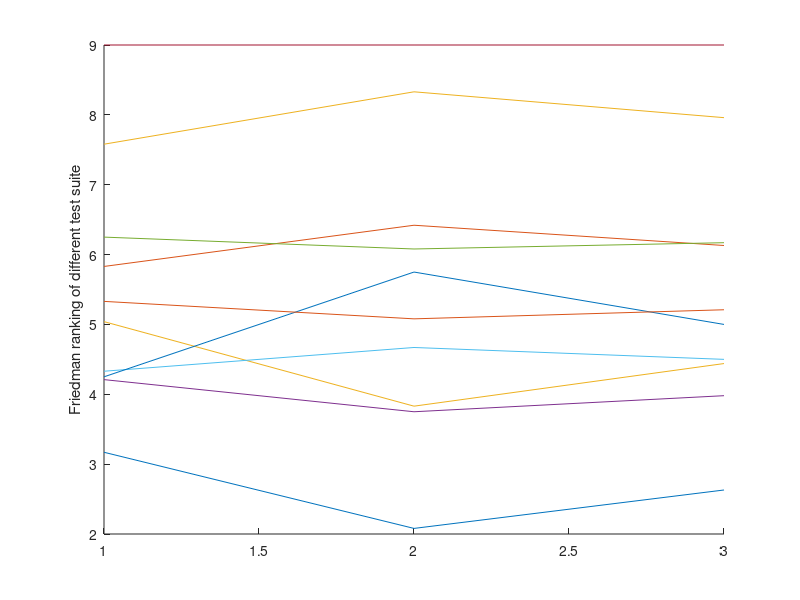

Recreate this plot in MATLAB. (Note: this script raises an error after producing the figure.)
clc
clear
close all

A=[3.17 	2.08 	2.63 
5.83 	6.42 	6.13 
5.04 	3.83 	4.44 
4.21 	3.75 	3.98 
6.25 	6.08 	6.17 
4.33 	4.67 	4.50 
9.00 	9.00 	9.00 
4.25 	5.75 	5.00 
5.33 	5.08 	5.21 
7.58 	8.33 	7.96 
];
%几种情况
NNNNN=3;
x=[1:3];
%% 图片尺寸设置（单位：厘米）
figureUnits = 'centimeters';
figureWidth = 25;
figureHeight = 14;
%% 窗口设置
figureHandle = figure;
set(gcf, 'Units', figureUnits, 'Position', [3 3 figureWidth figureHeight]); % define the new figure dimensions
hold on
p = plot(x,A);
% hTitle = title('Line Plot');
% hXLabel = xlabel('XAxis');
hYLabel = ylabel('Friedman ranking of different test suite');

% 线条属性调整
MarkerL = {'o','^','s','d','v','o','^','s','d','v','o','^','s','d'};
AA=slanCL(824,1:12);
 mycolor  =AA;
%    mycolor = [0.2 0.2 0.6;... %深蓝色
%        1 0 0;... %红色
%   0.5 0.5 0.2;...%深黄色
%         0.9 0.2 0.6;... %红紫色
%         0.1 0.8 0.4;...%蓝绿色
%        0.4 0.4 0.7;...%灰蓝色
%         0.4,0.8,0.1;...%绿黄色
%         0.9,0.6,0.2;...%橙黄色
%         0.7,0.7,0.7;%浅灰色
%          0.8,0.1,0.4;];  %设置一个颜色库
% AA=slanCL(1808,1:12);
%  mycolor  =AA;
%       mycolor  = [0.3059    0.4745    0.6549
%     0.9490    0.5569    0.1686
%     0.8824    0.3412    0.3490
%     0.4627    0.7176    0.6980
%     0.3490    0.6314    0.3098
%     0.9294    0.7882    0.2824
%     0.6902    0.4784    0.6314
%     1.0000    0.6157    0.6549
%     0.6118    0.4588    0.3725
%     0.7294    0.6902    0.6745];
for i = 1:10
    set(p(i),'LineStyle','-','Marker',MarkerL{i},'LineWidth',2,'color',mycolor(i,:))
end
% 坐标区属性调整
set(gca, 'Box', 'off', ...                                % 边框
         'LineWidth', 1,...                               % 线宽
         'XGrid', 'off', 'YGrid', 'on', ...               % 网格
         'TickDir', 'out', 'TickLength', [.01 .01], ...   % 刻度
         'XMinorTick', 'off', 'YMinorTick', 'off', ...    % 小刻度
         'XColor', [.1 .1 .1],  'YColor', [.1 .1 .1])     % 坐标轴颜色
% 坐标轴刻度调整
set(gca, 'XTick', 1:1:NNNNN,  'YTick', 1:1:10,...            % 刻度位置、间隔
         'Xlim' ,[1 NNNNN],'Ylim' ,[1 10], ...                % 坐标轴范围
         'Xticklabel',{ 'CEC22(D=10)', 'CEC22(D=20)','Average Ranking '},...                         % X坐标轴刻度标签
         'Yticklabel',{1:1:NNNNN})                          % Y坐标轴刻度标签
      set(gca,'XTickLabelRotation',20);
% Legend
hLegend = legend(p, ...
                'MRIME-CD', 'RIME','EO','SAO','ACGRIME','IRIME', 'TERIME','EOSMA','RDGMVO','MTVSCA',...
                 'Location', 'north');
             legend('NumColumns',6);
% Legend位置微调 
P = hLegend.Position;
hLegend.Position = P + [0.01 0.03 0 0];
% 字体和字号
set(gca, 'FontName', 'Arial', 'FontSize', 12)
% 背景颜色
set(gcf,'Color',[1 1 1])

%% 图片输出
figW = figureWidth;
figH = figureHeight;
set(figureHandle,'PaperUnits',figureUnits);
set(figureHandle,'PaperPosition',[3 3 figW figH]);
fileout = '对比算法对比结果CEC2022';
print(figureHandle,[fileout,'.tiff'],'-r600','-dtiff');
